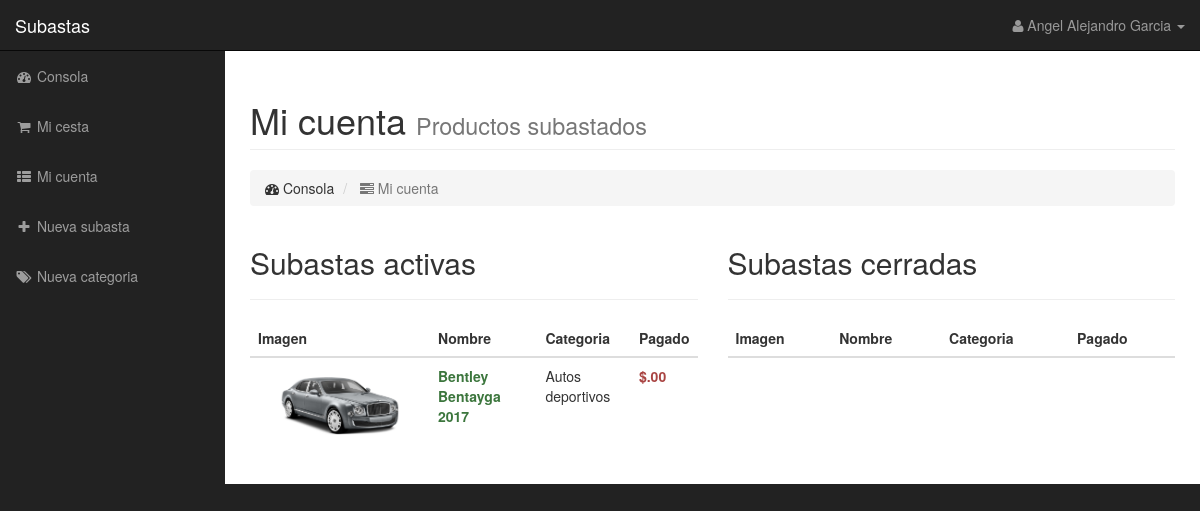
The app's page /cuenta.php (signed in) with its own data.
### tables this page shows
CREATE TABLE IF NOT EXISTS `producto` (
  `id_producto` int(11) NOT NULL AUTO_INCREMENT,
  `nombre` varchar(100) NOT NULL,
  `descripcion` varchar(300) DEFAULT NULL,
  `imagen` varchar(300) DEFAULT NULL,
  `id_categoria` int(11) DEFAULT NULL,
  PRIMARY KEY (`id_producto`)
);

CREATE TABLE IF NOT EXISTS `categoria` (
  `id_categoria` int(11) NOT NULL AUTO_INCREMENT,
  `categoria` varchar(100) NOT NULL,
  `descripcion` varchar(300) DEFAULT NULL,
  PRIMARY KEY (`id_categoria`)
);

### conexion/Conexion.php (called while the page is built, shortened)
<?php
    class Conexion{
    private $conn = null;
    public function __construct(){
        $this->conn = new mysqli("localhost", "root", "Fernando_87", "subastas");
        $this->conn->set_charset("utf8");
    }
    public function select($qry){
        $result = $this->conn->query($qry);
        return $result;
    }
    public function query($qry){
        if(!$this->conn->query($qry)){
            return false;
        }else{
            return true;
        }
        return null;
    }
}
?>

### cuenta.php (the view, shortened to what this page needs)
<?php
  include ("conexion/Conexion.php");
  $bd = new Conexion();
?>
<!DOCTYPE html>
<html lang="es">
<head>
    <link href="css/bootstrap.min.css" rel="stylesheet">
    <link href="css/sb-admin.css" rel="stylesheet">
    <link href="css/plugins/morris.css" rel="stylesheet">
    <link href="font-awesome/css/font-awesome.min.css" rel="stylesheet" type="text/css">
</head>
<body>
    <div id="wrapper">
        <nav class="navbar navbar-inverse navbar-fixed-top" role="navigation">
            <div class="navbar-header">
                <a class="navbar-brand" href="subastas.php">Subastas</a>
            </div>
            <?php
              include ("header.php");
            ?>
            <?php
              include ("sidebar.php");
            ?>
        </nav>
        <div id="page-wrapper">
            <div class="container-fluid">
                <div class="row">
                    <div class="col-lg-12">
                        <h1 class="page-header">
                            Mi cuenta <small>Productos subastados</small>
                        </h1>
                        <ol class="breadcrumb">
                          <li>
                              <i class="fa fa-dashboard"></i> Consola
                          </li>
                          <li class="active">
                              <i class="fa fa-tasks"></i> Mi cuenta
                          </li>
                        </ol>
                    </div>
                </div>
                <div class="row">
                  <div class="col-lg-6">
                    <div class="table-responsive">
                      <h2>Subastas activas</h2>
                      <hr>
                        <table class="table table-hover">
                            <thead>
                                <tr>
                                    <th>Imagen</th>
                                    <th>Nombre</th>
                                    <th>Categoria</th>
                                    <th>Pagado</th>
                                </tr>
                            </thead>
                            <tbody>
                  <?php
                          $iduser = $_SESSION['id_usuario'];
                          $res = $bd->select("SELECT * from subasta where subastador=$iduser and estado=0 order by id_subasta desc");
                          if($res->num_rows > 0){
                            while($row = $res->fetch_assoc()){
                              $sub = $row["id_subasta"];
                              $id_producto = $row["id_producto"];
                              $res2 = $bd->select("SELECT * from producto where id_producto=$id_producto");
                              if($res2->num_rows > 0){
                                while($row2 = $res2->fetch_assoc()){
                                  $nombre_p = $row2["nombre"];
                                  $imagen_p = $row2["imagen"];
                                  $catego_p = $row2["id_categoria"];
                                  $result = $bd->select("SELECT * from categoria where id_categoria=$catego_p");
                                  $categoria_arr = mysqli_fetch_array($result);
                                  $categoria = $categoria_arr["categoria"];
                                  $result1 = $bd->select("SELECT * from oferta where id_subasta=$sub order by id_oferta desc limit 1");
                                  $oferta = mysqli_fetch_array($result1);
                                  $of_final = $oferta["oferta"];
                                  ?>
                                      <tr>
                                          <td width="180px">
                                            <center>
                                              <a href="<?php echo "subasta.php?id=$sub"; ?>">
                                                <img src="<?php echo "images/productos/$imagen_p";?>" style="height: 80px;">
                                              </a>
                                            </center>
                                          </td>
                                          <td><?php echo "<b class='text-success'>$nombre_p</b>";?></td>
                                          <td><?php echo $categoria;?></td>
                                          <td><?php echo "<b class='text-danger'>$$of_final.00</b>";?></td>
                                      </tr>
                                  <?php
                                }
                              }
                            }
                          }
                  ?>
                            </tbody>
                        </table>
                    </div>
                </div>
                  <div class="col-lg-6">
                    <div class="table-responsive">
                      <h2>Subastas cerradas</h2>
                      <hr>
                        <table class="table table-hover">
                            <thead>
                                <tr>
                                    <th>Imagen</th>
                                    <th>Nombre</th>
                                    <th>Categoria</th>
                                    <th>Pagado</th>
                                </tr>
                            </thead>
                        </table>
                    </div>
                </div>
              </div>
            </div>
        </div>
    </div>
</body>
</html>

### css/sb-admin.css (style rules this page uses)
body { margin-top: 100px; background-color: #222; }
@media (min-width:768px) { body { margin-top: 50px; } }
#wrapper { padding-left: 0; }
#page-wrapper { width: 100%; padding: 0; background-color: #fff; }
@media (min-width:768px) { #wrapper { padding-left: 225px; } }
@media (min-width:768px) { #page-wrapper { padding: 10px; } }

### records on screen
producto: imagen (picture), nombre "Bentley Bentayga 2017", id_categoria.categoria "Autos deportivos"

### other values on screen
$_SESSION["nomb_comp"] "Angel Alejandro Garcia"
